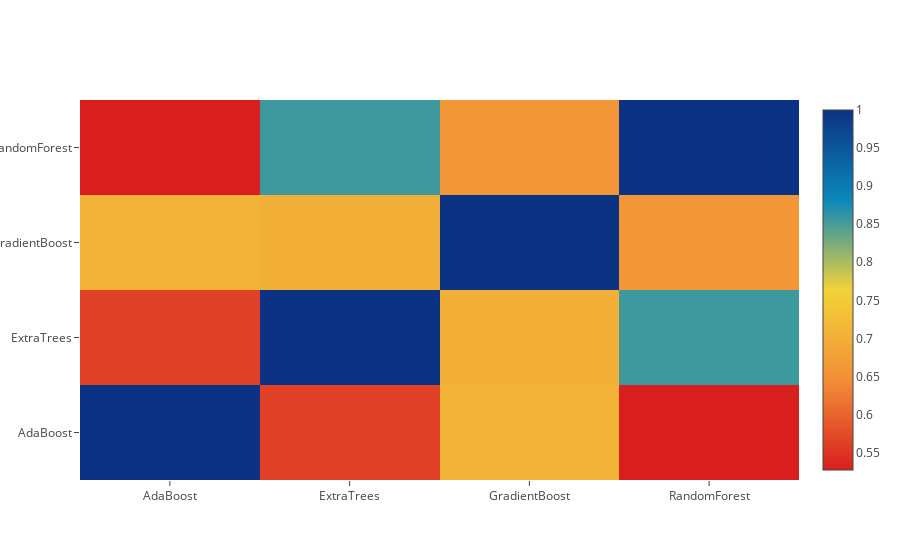

The cell this chart's notebook holds for it:
### Markdown cell above
### Visualise co-relation between classifiers
* It has been seen that, lesser the co-relation, better the predictions from second level predictor

### Code cell
import plotly.graph_objs as go
import plotly.offline as py
py.init_notebook_mode(connected=True)
data = [
    go.Heatmap(
        z= base_predictions_train.astype(float).corr().values ,
        x=base_predictions_train.columns.values,
        y= base_predictions_train.columns.values,
          colorscale='Portland',
            showscale=True,
            reversescale = True
    )
]
py.iplot(data, filename='labelled-heatmap')

### Figure 1 — Plotly figure (JSON) as saved in the notebook; plotly's stock layout.template omitted (floating-point values rounded to 4 significant figures)
{"data": [{"colorscale": "Portland", "reversescale": true, "showscale": true, "type": "heatmap", "x": ["AdaBoost", "ExtraTrees", "GradientBoost", "RandomForest"], "y": ["AdaBoost", "ExtraTrees", "GradientBoost", "RandomForest"], "z": [[1, 0.5638, 0.7072, 0.5271], [0.5638, 1, 0.7006, 0.8558], [0.7072, 0.7006, 1, 0.6581], [0.5271, 0.8558, 0.6581, 1]]}], "layout": {}}
